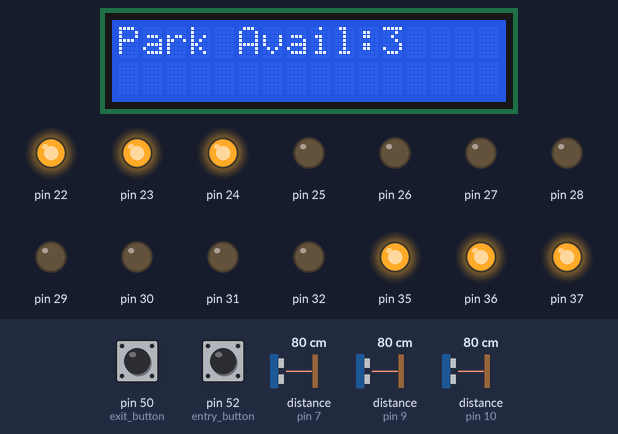
A sketch run on a simulated Arduino Mega 2560, built with avr-gcc and run on an emulated ATmega2560. Shown: 16×2 character LCD, output pins drawn as LEDs (lit = HIGH). The test bench sets the inputs (shaded band); at power-on: pin 52 (entry_button) HIGH, pin 50 (exit_button) HIGH, distance to the obstacle (sensors on pin 7, pin 9, pin 10) 80 cm. The echo pulse lasts 58.3 µs per cm; what the sketch prints to the serial monitor is not drawn.

Above: at 1.2 s.
1.3 s: pin 52 (entry_button) pulled LOW for 0.15 s
At 2.0 s:
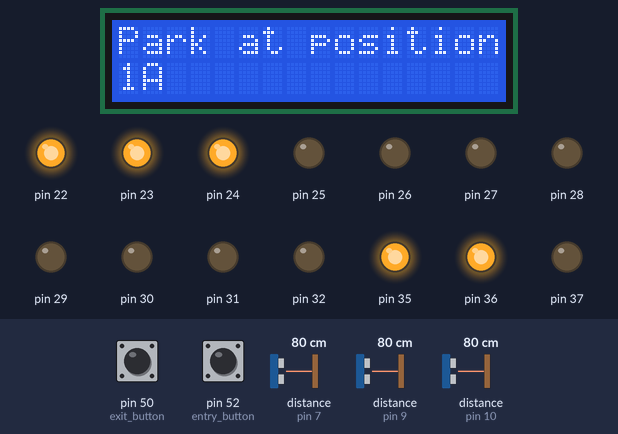
2.9 s: pin 52 (entry_button) pulled LOW for 1 s
At 4.3 s:
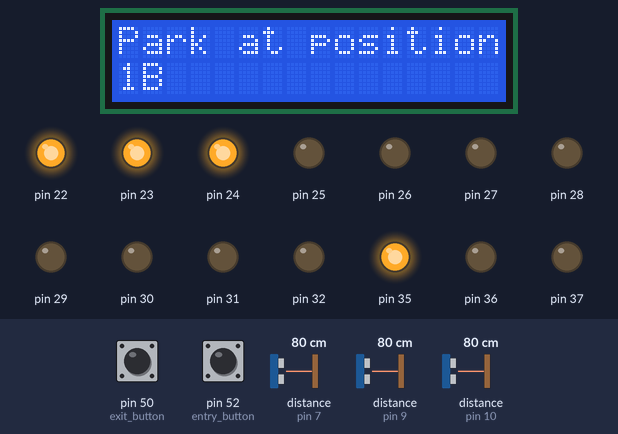
5.4 s: pin 52 (entry_button) pulled LOW for 0.15 s
At 5.8 s:
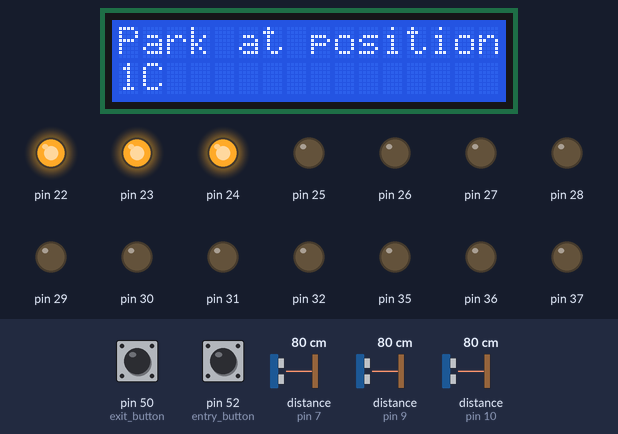
7.0 s: pin 52 (entry_button) pulled LOW for 3.2 s
At 7.7 s:
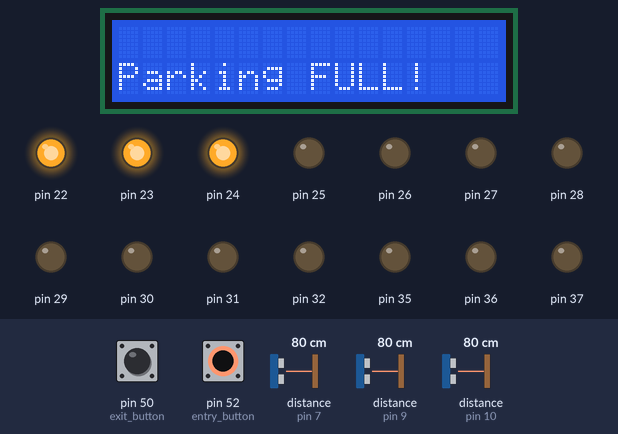
11.7 s: pin 50 (exit_button) pulled LOW for 0.15 s
At 12.9 s:
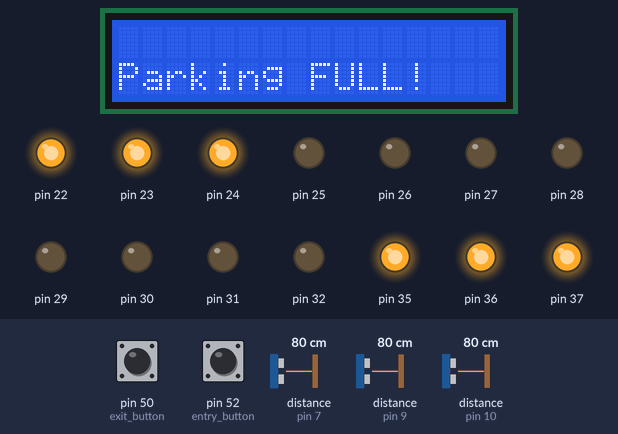
13.3 s: pin 50 (exit_button) pulled LOW for 1 s
At 13.8 s:
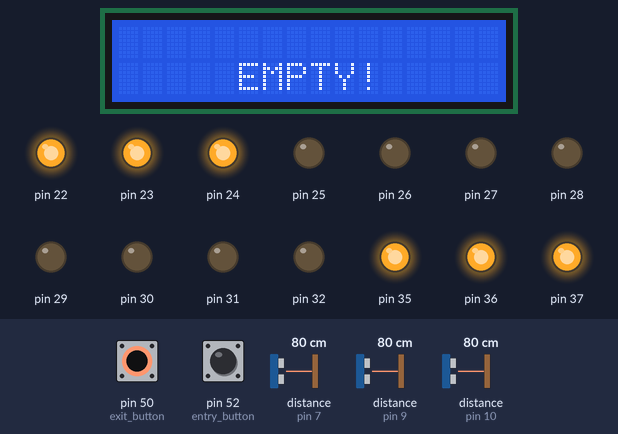
Timing chart, 0 to 16.3 s (numbered marks = the images above; inputs shaded):
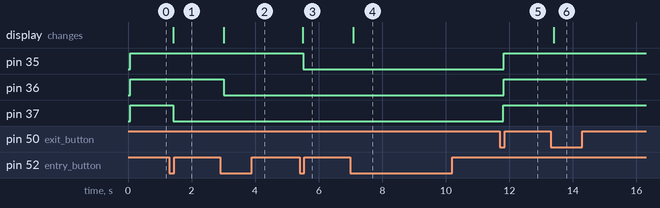

Measured:
- after the input at 1.3 s, pin 37: HIGH → LOW after 0.12 s; the display: changes after 0.12 s (image 1)
- after the input at 2.9 s, pin 36: HIGH → LOW after 0.12 s; the display: changes after 0.12 s (image 2)
- after the input at 5.4 s, pin 35: HIGH → LOW after 0.11 s; the display: changes after 0.10 s (image 3)
- after the input at 7.0 s, the display: changes after 0.10 s (image 4)
- after the input at 11.7 s, pin 35, pin 36: LOW → HIGH after 0.12 s; pin 37: LOW → HIGH after 0.11 s
- after the input at 13.3 s, the display: changes after 0.10 s (image 6)

The sketch:

hw_pass_code_3.ino
```cpp
/*
 Name:		Third Hardware Pass Code
 Created:	04/04/2019
 Author:	Spring Capstone 2019 - Mark, Vivetri, Babak, Robert, Yasir
*/

#include <stdint.h>
#include <LiquidCrystal.h>
#include <NewPing.h>

#define mask(x) ((uint8_t) (1 << x))
#define MAX 3
#define MIN 0

//function proto

void time_delay_func(unsigned long, const uint16_t);
void lcd_display_init();
void lcd_display_func(int);
void lcd_display_full(void);
void lcd_display_empty(void);
void lcd_display_position(char*);
void green_led_on(const uint8_t);
void green_led_off(const uint8_t);
void red_led_on(const uint8_t);
void red_led_off(const uint8_t);

void (*state)();
void empty();
void car_entrance1();
void car_entrance2();
void car_entrance3();
void full();

// Setup for LCD Display
const uint8_t rs = 12;
const uint8_t en = 11;
const uint8_t d4 = 5;
const uint8_t d5 = 4;
const uint8_t d6 = 3;
const uint8_t d7 = 2;

LiquidCrystal lcd(rs, en, d4, d5, d6, d7);

uint8_t stat = 0;


//setup for Entry Push Button and Exit Button
const uint8_t entry_button = 52;
short button_state;
int last_button_state = HIGH;
unsigned long LastDebounceTime = 0;
const uint8_t exit_button = 50;
short button_state_exit;
int last_button_state_exit = HIGH;
unsigned long LastDebounceTimeExit = 0;
const unsigned long Debounced_Delay = 50;			// 50 msec

//global function for total number of parking
unsigned short total_parking_spot = MAX;
uint8_t total_parking = 0;

//parking matrix integer
uint8_t parking_spot[MAX] = {};

//setting ultra-motion sensor pins

const uint8_t trig1 = 8;
const uint8_t echo1 = 9;
const uint8_t trig2 = 6;
const uint8_t echo2 = 7;
const uint8_t trig3 = 13;
const uint8_t echo3 = 10;

NewPing Sensor[MAX] = {
	NewPing(trig1, echo1, 500),
	NewPing(trig2, echo2, 500),
	NewPing(trig3, echo3, 500)
};

//the setup function runs once when you press reset or power the board
void setup() {

	//opening up the serial port
	Serial.begin(9600);

	//setting up LCD display
	lcd_display_init();

	//setting up entry button
	pinMode(entry_button, INPUT);
	pinMode(exit_button, INPUT);

	//setup for red led on six parking stations
	//digital signals 29-22 [MSB - LSB]
	//PORTA
	DDRA = mask(7) | mask(6) | mask(5) | mask(4) | mask(3) | mask(2) | mask(1) | mask(0);

	//setup for green led on six parking stations
	//digital signals 30-37 [MSB - LSB]
	//PORTC
	DDRC = mask(7) | mask(6) | mask(5) | mask(4) | mask(3) | mask(2) | mask(1) | mask(0);


	// Set the GREEN and RED LED OFF
	PORTA |= mask(2) | mask(1) | mask(0);
	PORTC |= mask(2) | mask(1) | mask(0);

	state = empty;
}

//the loop function runs over and over again until power down or reset
void loop() {

	state();

	//debug info

	Serial.print("Cars in Parking: ");
	Serial.println(total_parking);
	Serial.print("State: ");
	Serial.println(stat);

}

//time delay user defined function in millisec()

void time_delay_func(unsigned long time_now, const uint16_t time_interval) {
	time_now = millis();
	while (millis() < time_now + time_interval) {
		// time delay in ms
	}
}

//lcd display user defined function

void lcd_display_func(int data) {
	lcd.clear();
	lcd.setCursor(0, 1);
	lcd.print("Park Avail:");
	lcd.setCursor(11, 1);
	lcd.print(data);
}

void lcd_display_full(void) {
	lcd.clear();
	lcd.setCursor(0, 1);
	lcd.print("Parking FULL!");
}

void lcd_display_empty(void) {
	lcd.setCursor(0, 1);
	lcd.print("     EMPTY!   ");
}

void lcd_display_position(char* pos) {
	lcd.clear();
	lcd.setCursor(0, 0);
	lcd.print("Park at position: ");
	lcd.setCursor(0, 1);
	lcd.print(pos);
}

void lcd_display_init() {
	lcd.begin(16, 2);
	lcd.setCursor(0, 0);
	lcd.print("Park Avail:");
	lcd.setCursor(11, 0);
	lcd.print(MAX);
}

void green_led_on(const uint8_t num) {
	PORTC &= ~mask(num);
}

void green_led_off(const uint8_t num) {
	PORTC |= mask(num);
}

void red_led_on(const uint8_t num) {
	PORTA &= ~mask(num);
}

void red_led_off(const uint8_t num) {
	PORTA |= mask(num);
}


// state functions

void empty() {

	// car entrance section - starts

	short reading_entry_button = digitalRead(entry_button);

	if (reading_entry_button != last_button_state) {
		LastDebounceTime = millis();
	}

	if (millis() - LastDebounceTime > Debounced_Delay) {

		if (reading_entry_button != button_state) {
			button_state = reading_entry_button;

			if (button_state == LOW)  {
				if (Sensor[2].ping_cm() > 10) {
					state = car_entrance1;
					total_parking = total_parking + 1;
					lcd_display_position("1A");
					green_led_on(0);
				}
				else {
					state = car_entrance2;
				}
			}

		}

	}

	last_button_state = reading_entry_button;

	// car entrance section - ends

	// car exit section - starts

	short reading_exit_button = digitalRead(exit_button);

	if (reading_exit_button != last_button_state_exit) {
		LastDebounceTimeExit = millis();
	}

	if (millis() - LastDebounceTimeExit > Debounced_Delay) {

		if (reading_exit_button != button_state_exit) {
			button_state_exit = reading_exit_button;

			if (button_state_exit == LOW) {
				state = empty;
				lcd_display_empty();
				if (total_parking > 0) {
					total_parking--;
				}
			}
		}
	}


	last_button_state_exit = reading_exit_button;

	// car exit section - ends

	// resetting sensors

	for (uint8_t i = 0; i < MAX; i++) {
		if (Sensor[i].ping_cm() > 10) {
			green_led_off(i);
			red_led_off(i);
		}
	}

	// Debug Info

	stat = 1;

}

void car_entrance1() {

	// car entrance - starts

	short reading_entry_button = digitalRead(entry_button);

	if (reading_entry_button != last_button_state) {
		LastDebounceTime = millis();
	}

	if (millis() - LastDebounceTime > Debounced_Delay) {

		if (reading_entry_button != button_state) {
			button_state = reading_entry_button;

			if (button_state == LOW) {
				if (Sensor[1].ping_cm() > 10) {
					state = car_entrance2;
					total_parking = total_parking + 1;
					lcd_display_position("1B");
					green_led_on(1);
				}
				else {
					state = car_entrance3;
				}
			}

		}

	}

	if (Sensor[2].ping_cm() < 4) {
		green_led_off(0);
		red_led_on(2);
	}
	else {
		green_led_on(0);
		red_led_off(2);
	}

	last_button_state = reading_entry_button;

	// car entrance - ends

	// car exit - starts

	short reading_exit_button = digitalRead(exit_button);

	if (reading_exit_button != last_button_state_exit) {
		LastDebounceTimeExit = millis();

	}

	if (millis() - LastDebounceTimeExit > Debounced_Delay) {

		if (reading_exit_button != button_state_exit) {
			button_state_exit = reading_exit_button;

			if (button_state_exit == LOW) {
				state = empty;
				total_parking = total_parking - 1;
			}
		}
	}

	last_button_state_exit = reading_exit_button;

	// car exit - ends

	// Debug Info

	Serial.print("Sensor Reading: ");
	Serial.println(Sensor[2].ping_cm());
	Serial.print("Green LED Status: ");
	Serial.println(~(PORTC) & mask(0));
	Serial.print("Red LED Status: ");
	Serial.println(~(PORTA) & mask(2));

	stat = 2;

}

void car_entrance2() {

	// car entrance - starts

	short reading_entry_button = digitalRead(entry_button);

	if (reading_entry_button != last_button_state) {
		LastDebounceTime = millis();
	}

	if (millis() - LastDebounceTime > Debounced_Delay) {

		if (reading_entry_button != button_state) {
			button_state = reading_entry_button;

			if (button_state == LOW) {
				if (Sensor[0].ping_cm() > 10) {
					state = car_entrance3;
					total_parking = total_parking + 1;
					lcd_display_position("1C");
				}
				else {
					state = full;
				}
			}

		}

	}
	if (Sensor[1].ping_cm() < 4) {
		green_led_off(1);
		red_led_on(1);
	}
	else {
		green_led_on(1);
		red_led_off(1);
	}

	last_button_state = reading_entry_button;

	// car entrance - ends

	// car exit - starts

	short reading_exit_button = digitalRead(exit_button);

	if (reading_exit_button != last_button_state_exit) {
		LastDebounceTimeExit = millis();

	}

	if (millis() - LastDebounceTimeExit > Debounced_Delay) {

		if (reading_exit_button != button_state_exit) {
			button_state_exit = reading_exit_button;

			if (button_state_exit == LOW) {
				state = empty;
				total_parking = total_parking - 1;
			}
		}
	}

	last_button_state_exit = reading_exit_button;

	// car exit - ends

	//debug info

	stat = 3;
}

void car_entrance3() {

	//car entrance - starts

	short reading_entry_button = digitalRead(entry_button);

	if (reading_entry_button != last_button_state) {
		LastDebounceTime = millis();
	}

	if (millis() - LastDebounceTime > Debounced_Delay) {

		if (reading_entry_button != button_state) {
			button_state = reading_entry_button;

			if (button_state == LOW) {
				state = full;
				lcd_display_full();
			}

		}

	}

	if (Sensor[0].ping_cm() < 4) {
		green_led_off(2);
		red_led_on(0);
	}
	else {
		green_led_on(2);
		red_led_off(0);
	}

	last_button_state = reading_entry_button;

	 // car entrance - ends

	// car exits - starts

	short reading_exit_button = digitalRead(exit_button);

	if (reading_exit_button != last_button_state_exit) {
		LastDebounceTimeExit = millis();

	}

	if (millis() - LastDebounceTimeExit > Debounced_Delay) {

		if (reading_exit_button != button_state_exit) {
			button_state_exit = reading_exit_button;

			if (button_state_exit == LOW) {
				state = empty;
				total_parking = total_parking - 1;
			}
		}
	}


	last_button_state_exit = reading_exit_button;

	// car exits - ends

	stat = 3;

}

void full() {

	short reading_entry_button = digitalRead(entry_button);

	if (reading_entry_button != last_button_state) {
		LastDebounceTime = millis();
	}

	if (millis() - LastDebounceTime > Debounced_Delay) {

		if (reading_entry_button != button_state) {
			button_state = reading_entry_button;

			if (button_state == LOW) {
				state = full;
				lcd_display_full();
			}

		}

	}

	last_button_state = reading_entry_button;

	short reading_exit_button = digitalRead(exit_button);

	if (reading_exit_button != last_button_state_exit) {
		LastDebounceTimeExit = millis();

	}

	if (millis() - LastDebounceTimeExit > Debounced_Delay) {

		if (reading_exit_button != button_state_exit) {
			button_state_exit = reading_exit_button;

			if (button_state_exit == LOW) {
				state = empty;
				total_parking = total_parking - 1;
			}
		}
	}


	last_button_state_exit = reading_exit_button;

	//display screen results
	stat = 4;
}
```
